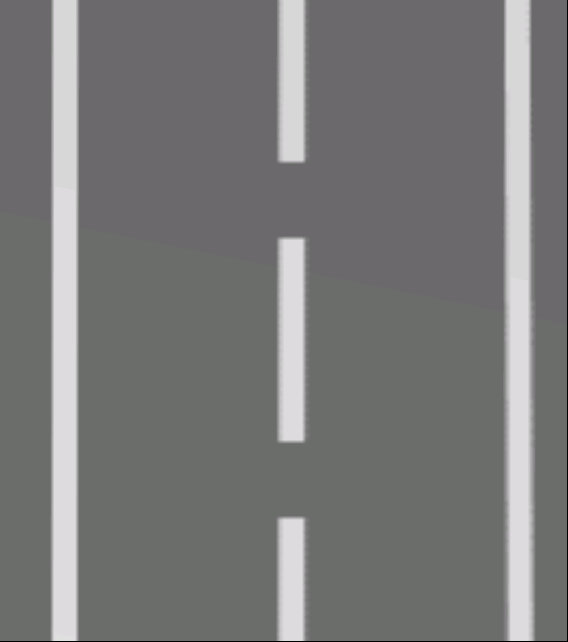
#> input picture ros2_term_project/worlds/road.png, 568 x 642 px
$ python -i stop_line_tracker.py   (imports and definitions only)
#> lines starting #> are read from the running program, lines starting #| are printed output that depends on the picture; after the words box and inside, x2 and y2 are one past the last pixel; in counts of white or black regions, pixels touching at a corner belong together
#> further down, picture is the input picture: shape (642, 568, 3); mean B, G, R 120.3, 120.4, 120.3
import cv2
import numpy as np


class StopLineTracker:
    def __init__(self):
        self.stop_detected = False

    def process(self, img: np.ndarray) -> None:
        h, w, _ = img.shape
#> h = 642; w = 568

        # HSV 변환 및 흰색 정지선 마스크 생성
        hsv = cv2.cvtColor(img, cv2.COLOR_BGR2HSV)
#> hsv: shape (642, 568, 3); mean H, S, V 99.7, 4.6, 121.4
        lower_white = np.array([0, 0, 150])  # 흰색 감지 범위
        upper_white = np.array([180, 60, 255])
        mask = cv2.inRange(hsv, lower_white, upper_white)
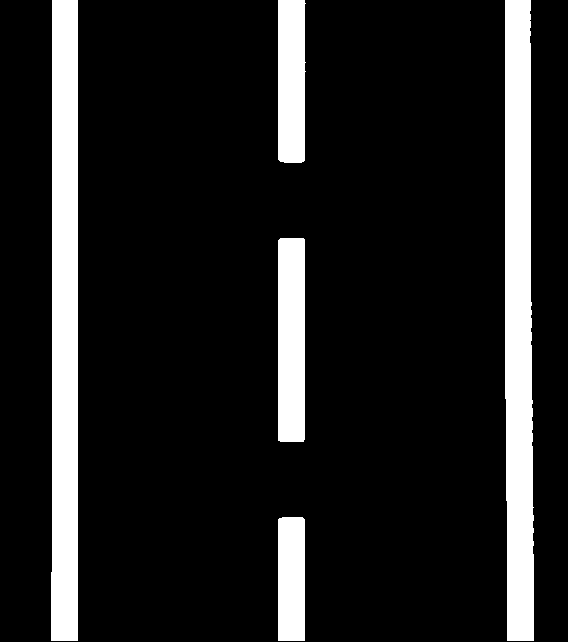
#> mask: shape (642, 568); 12.9% white; 5 white regions, box (x1, y1, x2, y2) and area: (505, 0, 534, 641) 16924, (51, 0, 78, 641) 16735, (278, 238, 305, 442) 5500, (278, 0, 306, 163) 4391, (278, 517, 305, 641) 3340

        # 관심 영역 (ROI) 설정 - 이미지 하단 영역만 사용
        roi_top = int(h * 1.3 / 3)
#> roi_top = 278
        mask[:roi_top, :] = 0
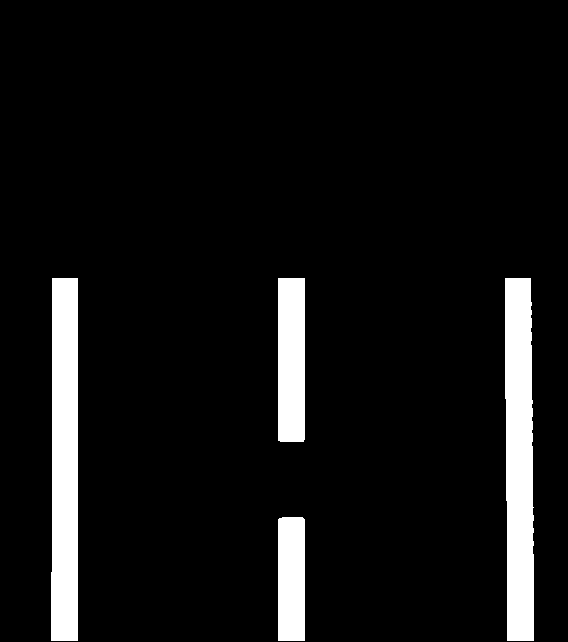
#> mask: shape (642, 568); 7.4% white; 4 white regions, box (x1, y1, x2, y2) and area: (505, 278, 534, 641) 9710, (51, 278, 78, 641) 9507, (278, 278, 305, 442) 4424, (278, 517, 305, 641) 3340

        # 열림 연산을 통해 작은 노이즈 제거
        kernel = np.ones((5, 5), np.uint8)
        mask = cv2.morphologyEx(mask, cv2.MORPH_OPEN, kernel)

        # Hough Line Transform을 사용하여 가로선 감지 (정지선)
        lines = cv2.HoughLinesP(mask, 1, np.pi / 180, threshold=100, minLineLength=100, maxLineGap=10)
#> lines = 79 rows, first 6: [65, 640, 71, 278], [72, 640, 77, 304], [522, 640, 522, 278], [62, 640, 68, 278], [512, 640, 512, 278], [508, 640, 508, 278]

        self.stop_detected = False
        if lines is not None:
            for line in lines:
                x1, y1, x2, y2 = line[0]
                slope = (y2 - y1) / (x2 - x1 + 1e-6)
                # 거의 수평에 가까운 선 (기울기 절대값이 작은 경우)
                if abs(slope) < 0.1:
                    self.stop_detected = True
                    break
#> this loop made 79 passes
#> (x1, y1, x2, y2, slope) on passes 1 to 12: (65, 640, 71, 278, -60.33), (72, 640, 77, 304, -67.2), (522, 640, 522, 278, -362000000), (62, 640, 68, 278, -60.33), (512, 640, 512, 278, -362000000), (508, 640, 508, 278, -362000000), (67, 640, 73, 278, -60.33), (51, 634, 63, 278, -29.67), (509, 640, 509, 278, -362000000), (52, 640, 64, 278, -30.17), (526, 278, 532, 640, 60.33), (63, 640, 69, 278, -60.33)

        # 시각화
        cv2.imshow("Stop Mask View", mask)
        cv2.waitKey(1)

    def is_stop_detected(self) -> bool:
        return self.stop_detected

>>> import cv2
>>> picture = cv2.imread('../worlds/road.png')
>>> result = StopLineTracker().process(picture)

$ run again, on ros2_term_project/worlds/ros2_car_track.png
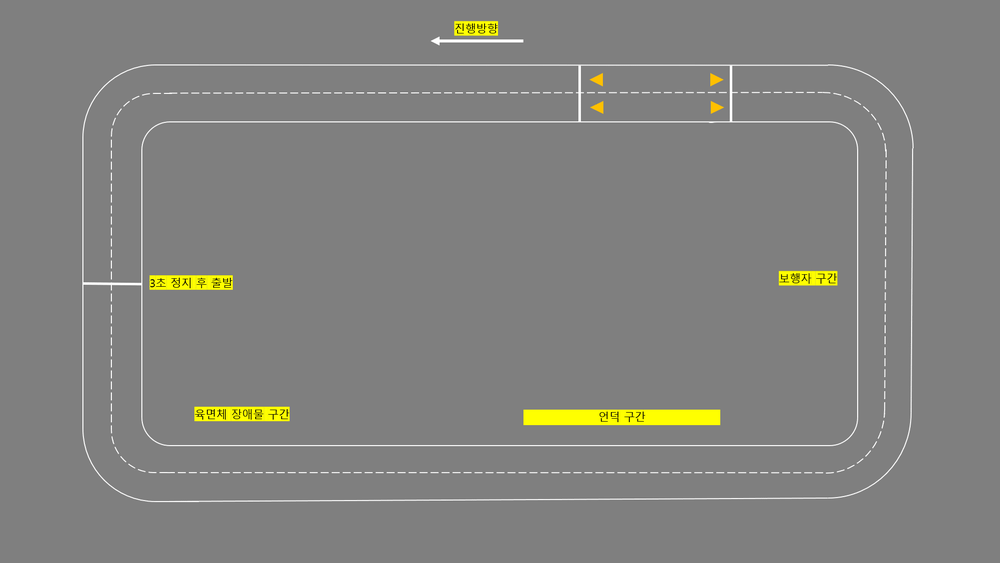
#> input picture ros2_term_project/worlds/ros2_car_track.png, 1000 x 563 px, shrunk from 2002 x 1127 before the run
#> picture is the input picture: shape (563, 1000, 3); mean B, G, R 126.8, 129.8, 129.9
#> hsv: shape (563, 1000, 3); mean H, S, V 0.8, 3.5, 129.9
#> in process, `mask = cv2.inRange(hsv, lower_white, upper_white)`:
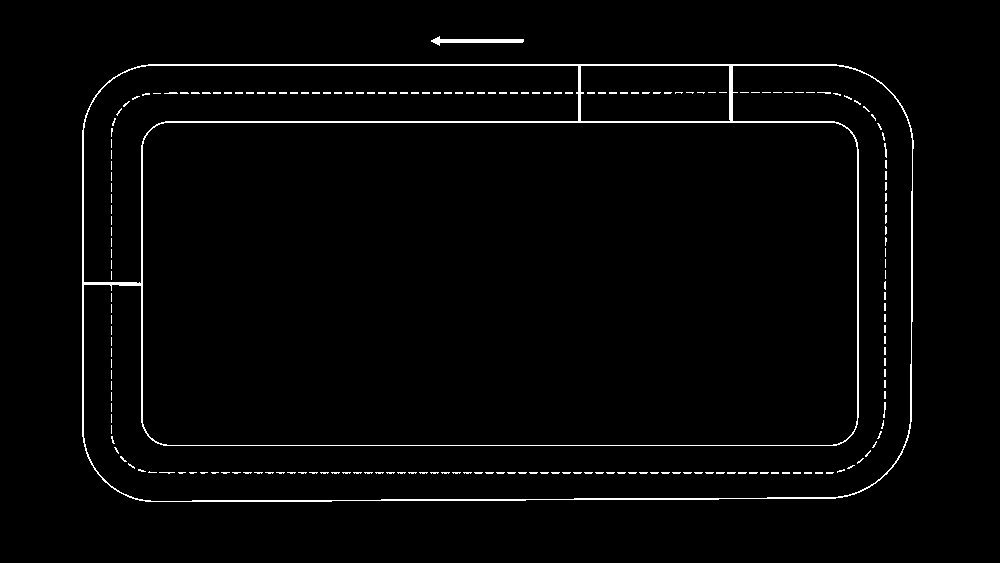
#> mask: shape (563, 1000); 2% white in thin lines or dots, all inside (x1, y1, x2, y2) = (82, 36, 914, 502)
#> in process, `mask[:roi_top, :] = 0`:
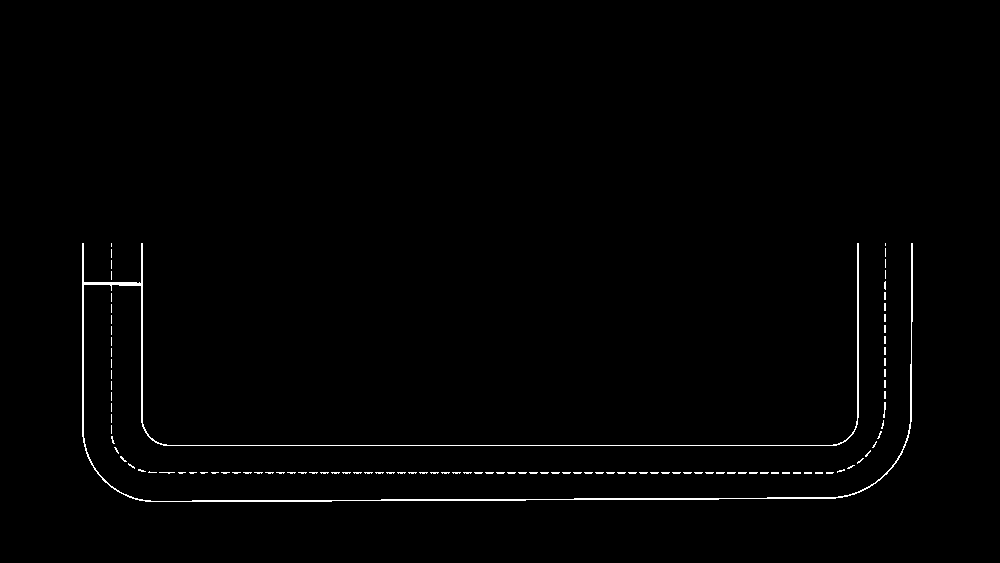
#> mask: shape (563, 1000); 0.96% white in thin lines or dots, all inside (x1, y1, x2, y2) = (82, 243, 913, 502)
#> lines = None
